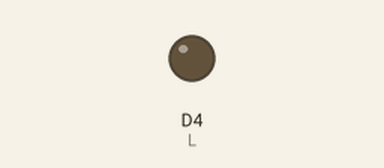
This sketch was run on a simulated ESP8266 (NodeMCU). Shown: output pins drawn as LEDs (lit = HIGH).

Above: at 0.15 s.
Timing chart, 0 to 1.6 s (numbered marks = the images above):
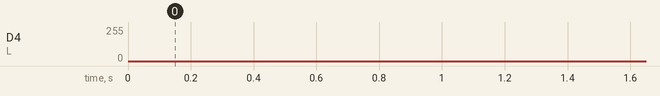

The sketch:

smooth_blinking.ino
```cpp
#define L D4

void setup() {
  pinMode(L, OUTPUT);
}

void loop() {
  for(int i=0;i<255;i++){analogWrite(L,i);delay(1);}
  for(int i=255;i>0;i--){analogWrite(L,i);delay(1);}
}
```
